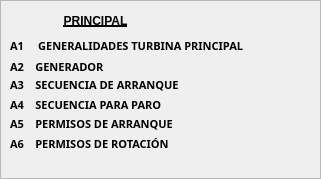
  <widget class="QFrame" name="frame">
   <property name="geometry">
    <rect>
     <x>420</x>
     <y>30</y>
     <width>321</width>
     <height>179</height>
    </rect>
   </property>
   <property name="font">
    <font>
     <pointsize>7</pointsize>
    </font>
   </property>
   <property name="frameShape">
    <enum>QFrame::StyledPanel</enum>
   </property>
   <property name="frameShadow">
    <enum>QFrame::Raised</enum>
   </property>
   <widget class="QLabel" name="label_17">
    <property name="geometry">
     <rect>
      <x>30</x>
      <y>10</y>
      <width>131</width>
      <height>21</height>
     </rect>
    </property>
    <property name="minimumSize">
     <size>
      <width>131</width>
      <height>21</height>
     </size>
    </property>
    <property name="font">
     <font>
      <pointsize>9</pointsize>
      <weight>75</weight>
      <bold>true</bold>
      <underline>true</underline>
     </font>
    </property>
    <property name="text">
     <string>PRINCIPAL</string>
    </property>
    <property name="alignment">
     <set>Qt::AlignCenter</set>
    </property>
   </widget>
   <widget class="QLabelClick" name="lb_A1_1">
    <property name="geometry">
     <rect>
      <x>10</x>
      <y>37</y>
      <width>291</width>
      <height>17</height>
     </rect>
    </property>
    <property name="font">
     <font>
      <family>Agency FB</family>
      <pointsize>8</pointsize>
      <weight>75</weight>
      <bold>true</bold>
      <underline>false</underline>
     </font>
    </property>
    <property name="cursor">
     <cursorShape>PointingHandCursor</cursorShape>
    </property>
    <property name="text">
     <string>A1     GENERALIDADES TURBINA PRINCIPAL</string>
    </property>
    <property name="alignment">
     <set>Qt::AlignLeading|Qt::AlignLeft|Qt::AlignVCenter</set>
    </property>
   </widget>
   <widget class="QLabelClick" name="lb_A2_1">
    <property name="geometry">
     <rect>
      <x>10</x>
      <y>58</y>
      <width>195</width>
      <height>17</height>
     </rect>
    </property>
    <property name="font">
     <font>
      <family>Agency FB</family>
      <pointsize>8</pointsize>
      <weight>75</weight>
      <bold>true</bold>
      <underline>false</underline>
     </font>
    </property>
    <property name="cursor">
     <cursorShape>PointingHandCursor</cursorShape>
    </property>
    <property name="text">
     <string>A2    GENERADOR</string>
    </property>
    <property name="alignment">
     <set>Qt::AlignLeading|Qt::AlignLeft|Qt::AlignVCenter</set>
    </property>
   </widget>
   <widget class="QLabelClick" name="lb_A3_1">
    <property name="geometry">
     <rect>
      <x>10</x>
      <y>76</y>
      <width>195</width>
      <height>17</height>
     </rect>
    </property>
    <property name="font">
     <font>
      <family>Agency FB</family>
      <pointsize>8</pointsize>
      <weight>75</weight>
      <bold>true</bold>
      <underline>false</underline>
     </font>
    </property>
    <property name="cursor">
     <cursorShape>PointingHandCursor</cursorShape>
    </property>
    <property name="text">
     <string>A3    SECUENCIA DE ARRANQUE</string>
    </property>
    <property name="alignment">
     <set>Qt::AlignLeading|Qt::AlignLeft|Qt::AlignVCenter</set>
    </property>
   </widget>
   <widget class="QLabelClick" name="lb_A4_1">
    <property name="geometry">
     <rect>
      <x>10</x>
      <y>96</y>
      <width>195</width>
      <height>17</height>
     </rect>
    </property>
    <property name="font">
     <font>
      <family>Agency FB</family>
      <pointsize>8</pointsize>
      <weight>75</weight>
      <bold>true</bold>
      <underline>false</underline>
     </font>
    </property>
    <property name="cursor">
     <cursorShape>PointingHandCursor</cursorShape>
    </property>
    <property name="text">
     <string>A4    SECUENCIA PARA PARO</string>
    </property>
    <property name="alignment">
     <set>Qt::AlignLeading|Qt::AlignLeft|Qt::AlignVCenter</set>
    </property>
   </widget>
   <widget class="QLabelClick" name="lb_A5_1">
    <property name="geometry">
     <rect>
      <x>10</x>
      <y>115</y>
      <width>195</width>
      <height>17</height>
     </rect>
    </property>
    <property name="font">
     <font>
      <family>Agency FB</family>
      <pointsize>8</pointsize>
      <weight>75</weight>
      <bold>true</bold>
      <underline>false</underline>
     </font>
    </property>
    <property name="cursor">
     <cursorShape>PointingHandCursor</cursorShape>
    </property>
    <property name="text">
     <string>A5    PERMISOS DE ARRANQUE</string>
    </property>
    <property name="alignment">
     <set>Qt::AlignLeading|Qt::AlignLeft|Qt::AlignVCenter</set>
    </property>
   </widget>
   <widget class="QLabelClick" name="lb_A6_1">
    <property name="geometry">
     <rect>
      <x>10</x>
      <y>135</y>
      <width>195</width>
      <height>17</height>
     </rect>
    </property>
    <property name="font">
     <font>
      <family>Agency FB</family>
      <pointsize>8</pointsize>
      <weight>75</weight>
      <bold>true</bold>
      <underline>false</underline>
     </font>
    </property>
    <property name="cursor">
     <cursorShape>PointingHandCursor</cursorShape>
    </property>
    <property name="text">
     <string>A6    PERMISOS DE ROTACIÓN</string>
    </property>
    <property name="alignment">
     <set>Qt::AlignLeading|Qt::AlignLeft|Qt::AlignVCenter</set>
    </property>
   </widget>
  </widget>
